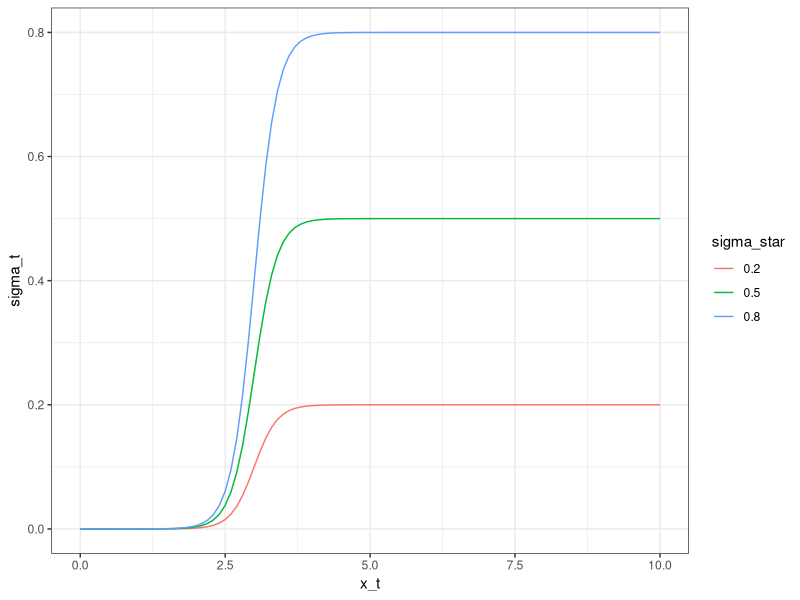

Generate this figure with R:

s_func <- function(x, midpoint, steepness) {
    1/(1+exp(-steepness * (x - midpoint)))
}

s_function_df <- data.frame(x_t = rep(seq(0,10,0.1), times = 3), 
    sigma_star = rep(c(0.2, 0.5, 0.8), each = length(seq(0,10,0.1))))
s_function_df$sigma_t = s_func(s_function_df$x_t, 3, 5) *s_function_df$sigma_star

library(ggplot2)

png("plots/sigmoid_transmission.png", width = 15, height = 10, units = "cm", res = 300)
ggplot(s_function_df, aes(x_t, sigma_t, col = as.factor(sigma_star))) + 
    geom_line() +
    labs(col = "sigma_star") + 
    theme_bw()
dev.off()
